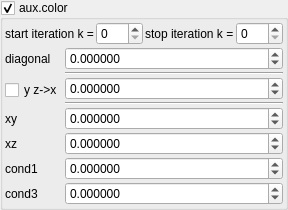
       <widget class="MyGroupBox" name="groupCheck_fold_color_aux_color_enabled_false">
        <property name="toolTip">
         <string/>
        </property>
        <property name="title">
         <string>aux.color&amp;</string>
        </property>
        <property name="checkable">
         <bool>true</bool>
        </property>
        <layout class="QVBoxLayout" name="verticalLayout_58">
         <property name="spacing">
          <number>2</number>
         </property>
         <property name="leftMargin">
          <number>2</number>
         </property>
         <property name="topMargin">
          <number>2</number>
         </property>
         <property name="rightMargin">
          <number>2</number>
         </property>
         <property name="bottomMargin">
          <number>2</number>
         </property>
         <item>
          <layout class="QHBoxLayout" name="horizontalLayout_16" stretch="0,1,0,1">
           <item>
            <widget class="QLabel" name="label_99">
             <property name="text">
              <string>start iteration k =</string>
             </property>
            </widget>
           </item>
           <item>
            <widget class="MySpinBox" name="spinboxInt_fold_color_start_iterations_A">
             <property name="sizePolicy">
              <sizepolicy hsizetype="Minimum" vsizetype="Maximum">
               <horstretch>0</horstretch>
               <verstretch>0</verstretch>
              </sizepolicy>
             </property>
             <property name="minimum">
              <number>0</number>
             </property>
             <property name="maximum">
              <number>999</number>
             </property>
             <property name="value">
              <number>0</number>
             </property>
            </widget>
           </item>
           <item>
            <widget class="QLabel" name="label_71">
             <property name="text">
              <string>stop iteration k =</string>
             </property>
            </widget>
           </item>
           <item>
            <widget class="MySpinBox" name="spinboxInt_fold_color_stop_iterations_A">
             <property name="sizePolicy">
              <sizepolicy hsizetype="Preferred" vsizetype="Maximum">
               <horstretch>0</horstretch>
               <verstretch>0</verstretch>
              </sizepolicy>
             </property>
             <property name="maximum">
              <number>999</number>
             </property>
            </widget>
           </item>
          </layout>
         </item>
         <item>
          <layout class="QGridLayout" name="gridLayout_16" columnstretch="0,0,1">
           <property name="spacing">
            <number>2</number>
           </property>
           <item row="0" column="0">
            <widget class="QLabel" name="label_141">
             <property name="text">
              <string notr="true">diagonal</string>
             </property>
            </widget>
           </item>
           <item row="8" column="2">
            <widget class="MyDoubleSpinBox" name="spinbox_fold_color_difs1">
             <property name="sizePolicy">
              <sizepolicy hsizetype="Minimum" vsizetype="Maximum">
               <horstretch>0</horstretch>
               <verstretch>0</verstretch>
              </sizepolicy>
             </property>
             <property name="prefix">
              <string/>
             </property>
             <property name="suffix">
              <string/>
             </property>
             <property name="decimals">
              <number>6</number>
             </property>
             <property name="minimum">
              <double>-99.999899999999997</double>
             </property>
             <property name="maximum">
              <double>99.999899999999997</double>
             </property>
             <property name="singleStep">
              <double>0.100000000000000</double>
             </property>
            </widget>
           </item>
           <item row="9" column="0">
            <widget class="QLabel" name="label_146">
             <property name="text">
              <string notr="true">cond3</string>
             </property>
            </widget>
           </item>
           <item row="6" column="0" rowspan="2">
            <widget class="QLabel" name="label_144">
             <property name="text">
              <string notr="true">xz</string>
             </property>
            </widget>
           </item>
           <item row="3" column="0">
            <widget class="MyCheckBox" name="checkBox_transf_function_enabledO_false">
             <property name="font">
              <font>
               <weight>50</weight>
               <bold>false</bold>
              </font>
             </property>
             <property name="text">
              <string>y z-&gt;x</string>
             </property>
            </widget>
           </item>
           <item row="5" column="0">
            <widget class="QLabel" name="label_143">
             <property name="text">
              <string notr="true">xy</string>
             </property>
            </widget>
           </item>
           <item row="9" column="2">
            <widget class="MyDoubleSpinBox" name="spinbox_transf_scaleA_3">
             <property name="sizePolicy">
              <sizepolicy hsizetype="Minimum" vsizetype="Maximum">
               <horstretch>0</horstretch>
               <verstretch>0</verstretch>
              </sizepolicy>
             </property>
             <property name="prefix">
              <string/>
             </property>
             <property name="suffix">
              <string/>
             </property>
             <property name="decimals">
              <number>6</number>
             </property>
             <property name="minimum">
              <double>-99.998999999999995</double>
             </property>
             <property name="maximum">
              <double>99.998999999999995</double>
             </property>
             <property name="singleStep">
              <double>0.100000000000000</double>
             </property>
            </widget>
           </item>
           <item row="2" column="2" rowspan="2">
            <widget class="MyDoubleSpinBox" name="spinbox4_fold_color_difs_0000_y">
             <property name="sizePolicy">
              <sizepolicy hsizetype="Minimum" vsizetype="Maximum">
               <horstretch>0</horstretch>
               <verstretch>0</verstretch>
              </sizepolicy>
             </property>
             <property name="prefix">
              <string/>
             </property>
             <property name="suffix">
              <string/>
             </property>
             <property name="decimals">
              <number>6</number>
             </property>
             <property name="minimum">
              <double>-99.999899999999997</double>
             </property>
             <property name="maximum">
              <double>99.999899999999997</double>
             </property>
             <property name="singleStep">
              <double>0.100000000000000</double>
             </property>
            </widget>
           </item>
           <item row="5" column="2">
            <widget class="MyDoubleSpinBox" name="spinbox4_fold_color_difs_0000_z">
             <property name="sizePolicy">
              <sizepolicy hsizetype="Minimum" vsizetype="Maximum">
               <horstretch>0</horstretch>
               <verstretch>0</verstretch>
              </sizepolicy>
             </property>
             <property name="prefix">
              <string/>
             </property>
             <property name="suffix">
              <string/>
             </property>
             <property name="decimals">
              <number>6</number>
             </property>
             <property name="minimum">
              <double>-99.999899999999997</double>
             </property>
             <property name="maximum">
              <double>99.999899999999997</double>
             </property>
             <property name="singleStep">
              <double>0.100000000000000</double>
             </property>
            </widget>
           </item>
           <item row="1" column="2">
            <widget class="Line" name="line_4">
             <property name="orientation">
              <enum>Qt::Horizontal</enum>
             </property>
            </widget>
           </item>
           <item row="0" column="2">
            <widget class="MyDoubleSpinBox" name="spinbox4_fold_color_difs_0000_x">
             <property name="sizePolicy">
              <sizepolicy hsizetype="Minimum" vsizetype="Maximum">
               <horstretch>0</horstretch>
               <verstretch>0</verstretch>
              </sizepolicy>
             </property>
             <property name="prefix">
              <string/>
             </property>
             <property name="suffix">
              <string/>
             </property>
             <property name="decimals">
              <number>6</number>
             </property>
             <property name="minimum">
              <double>-99.999899999999997</double>
             </property>
             <property name="maximum">
              <double>99.999899999999997</double>
             </property>
             <property name="singleStep">
              <double>0.100000000000000</double>
             </property>
            </widget>
           </item>
           <item row="6" column="2" rowspan="2">
            <widget class="MyDoubleSpinBox" name="spinbox4_fold_color_difs_0000_w">
             <property name="sizePolicy">
              <sizepolicy hsizetype="Minimum" vsizetype="Maximum">
               <horstretch>0</horstretch>
               <verstretch>0</verstretch>
              </sizepolicy>
             </property>
             <property name="prefix">
              <string/>
             </property>
             <property name="suffix">
              <string/>
             </property>
             <property name="decimals">
              <number>6</number>
             </property>
             <property name="minimum">
              <double>-99.999899999999997</double>
             </property>
             <property name="maximum">
              <double>99.999899999999997</double>
             </property>
             <property name="singleStep">
              <double>0.100000000000000</double>
             </property>
            </widget>
           </item>
           <item row="8" column="0">
            <widget class="QLabel" name="label_145">
             <property name="text">
              <string notr="true">cond1</string>
             </property>
            </widget>
           </item>
           <item row="4" column="2">
            <widget class="Line" name="line_5">
             <property name="orientation">
              <enum>Qt::Horizontal</enum>
             </property>
            </widget>
           </item>
          </layout>
         </item>
        </layout>
       </widget>
